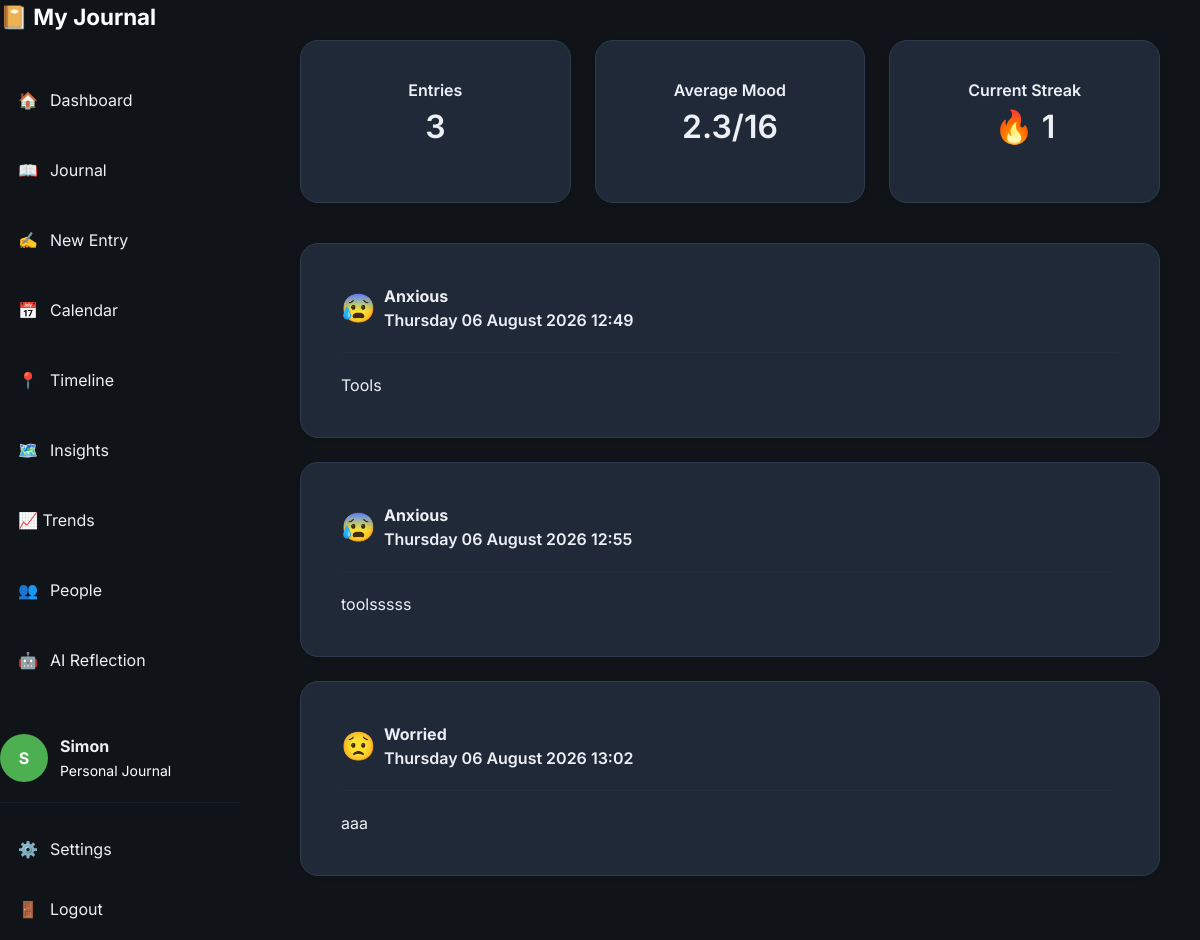
The page /dashboard (signed in) on the database its author committed.
### models/user.py (models this page shows)
class User(UserMixin, db.Model):
    id = db.Column(
        db.Integer,
        primary_key=True
    )
    username = db.Column(
        db.String(100),
        unique=True,
        nullable=False
    )
    display_name = db.Column(
    db.String(50),
    nullable=True
    )
    password_hash = db.Column(
        db.String(255),
        nullable=False
    )
    entries = db.relationship(
    "Entry",
    backref="author",
    lazy=True,
    cascade="all, delete-orphan"
)
    def __repr__(self):
        return f"<User {self.username}>"

### models/entry.py (models this page shows)
class Entry(db.Model):
    __tablename__ = "entry"
    id = db.Column(
        db.Integer,
        primary_key=True
    )
    tags = db.Column(
        db.String(500),
        nullable=True
    )
    mood_score = db.Column(
        db.Integer,
        nullable=False
    )
    content = db.Column(
        db.Text,
        nullable=False
    )
    created_at = db.Column(
        db.DateTime,
        default=datetime.utcnow
    )
    user_id = db.Column(
        db.Integer,
        db.ForeignKey("user.id"),
        nullable=False
    )
    is_timeline_event = db.Column(
    db.Boolean,
    default=False,
    nullable=False
    )
    people = db.relationship(
    "Person",
    secondary=entry_people,
    back_populates="entries"
    )
    relationship_score = db.Column(
    db.Integer
    )

### routes/dashboard.py (the view)
@dashboard_bp.route('/dashboard')
@login_required
def dashboard():
    stats = get_dashboard_stats(current_user)
    compass = generate_daily_compass(current_user)
    return render_template(
        "dashboard.html",
        **stats,
        moods = MOODS,
        compass = compass
    )

### routes/auth.py (called while the page is built)
@login_manager.user_loader
def load_user(user_id):
    return User.query.get(int(user_id))

### services/daily_compass_helper.py (called while the page is built, shortened)
def generate_daily_compass(user):
    today = date.today()
    existing = DailyCompass.query.filter_by(
        user_id=user.id,
        compass_date=today
    ).first()
    if existing:
        return {
            "title": existing.title,
            "icon": existing.icon,
            "observation": existing.observation,
            "focus": existing.focus,
            "question": existing.question,
            "confidence": existing.confidence
        }

### templates/dashboard.html (shortened to what this page needs)
{% extends "base.html" %}
{% block content %}
<div class="row mb-4">
    <div class="col-12 col-md-4 mb-3">
        <div class="card shadow-sm">
            <div class="card-body text-center">
                <h6 class="card-title">
                    Entries
                </h6>
                <h2>
                    {{ total_entries }}
                </h2>
            </div>
        </div>
    </div>
    <div class="col-12 col-md-4 mb-3">
        <div class="card shadow-sm">
            <div class="card-body text-center">
                <h6 class="card-title">
                    Average Mood
                </h6>
                <h2>
                    {{ average_mood }}/16
                </h2>
            </div>
        </div>
    </div>
    <div class="col-12 col-md-4 mb-3">
        <div class="card shadow-sm">
            <div class="card-body text-center">
                <h6 class="card-title">
                    Current Streak
                </h6>
                <h2>
                    🔥 {{ streak }}
                </h2>
            </div>
        </div>
    </div>
</div>
{% if entries %}
    {% for entry in entries %}
    <a href="{{ url_for('journal.view_entry', entry_id=entry.id) }}"
       class="text-decoration-none">
        <div class="card shadow-sm mb-4">
            <div class="card-body">
                <div class="d-flex align-items-center gap-2">
                    <span class="fs-3">
                        {{ moods[entry.mood_score].emoji }}
                    </span>
                    <div>
                        <strong>
                            {{ moods[entry.mood_score].name }}
                        </strong>
                        <br>
                        <small class="card-title">
                            {{ entry.created_at.strftime('%A %d %B %Y %H:%M') }}
                        </small>
                    </div>
                </div>
                <hr>
                {% if entry.content|length > 250 %}
                    {{ entry.content[:250] }}...
                {% else %}
                    {{ entry.content }}
                {% endif %}
            </div>
        </div>
    </a>
    {% endfor %}
{% endif %}
{% endblock %}

### templates/base.html (shortened to what this page needs)
<!DOCTYPE html>
<html lang="en">
<head>
    <link href="https://cdn.jsdelivr.net/npm/bootstrap@5.3.3/dist/css/bootstrap.min.css"
          rel="stylesheet">
    <link rel="stylesheet"
          href="{{ url_for('static', filename='css/variables.css') }}">
    <link rel="stylesheet"
          href="{{ url_for('static', filename='css/layout.css') }}">
    <link rel="stylesheet"
          href="{{ url_for('static', filename='css/components.css') }}">
    <link rel="stylesheet"
          href="{{ url_for('static', filename='css/style.css') }}">
    <link rel="stylesheet"
      href="{{ url_for('static', filename='css/trends.css') }}">
    <link rel="stylesheet"
      href="{{ url_for('static', filename='css/people.css') }}">
</head>
<body>
{% if current_user.is_authenticated %}
<div class="app-layout">
    <aside class="sidebar">
        <div class="sidebar-header">
            <a href="{{ url_for('dashboard.dashboard') }}"
               class="logo">
                📔
                <span>My Journal</span>
            </a>
        </div>
        <nav class="sidebar-nav">
            <a href="{{ url_for('dashboard.dashboard') }}"
               class="nav-item {% if request.endpoint == 'dashboard.dashboard' %}active{% endif %}">
                🏠
                <span>Dashboard</span>
            </a>
            <a href="{{ url_for('journal.journal') }}"
               class="nav-item {% if request.endpoint == 'journal.journal' %}active{% endif %}">
                📖
                <span>Journal</span>
            </a>
            <a href="{{ url_for('journal.new_entry') }}"
               class="nav-item {% if request.endpoint == 'journal.new_entry' %}active{% endif %}">
                ✍️
                <span>New Entry</span>
            </a>
            <a href="{{ url_for('calendar.calendar') }}"
               class="nav-item {% if request.endpoint == 'calendar.calendar' %}active{% endif %}">
                📅
                <span>Calendar</span>
            </a>
            <a href="{{ url_for('timeline.timeline') }}"
               class="nav-item {% if request.endpoint == 'timeline.timeline' %}active{% endif %}">
                📍
                <span>Timeline</span>
            </a>
            <a href="{{ url_for('insights.insights') }}"
               class="nav-item {% if request.endpoint == 'insights.insights' %}active{% endif %}">
                🗺️
                <span>Insights</span>
            </a>
            <a href="{{ url_for('trends.trends') }}" class="nav-item">
                <span>📈 Trends</span>
            </a>
            <a href="{{ url_for('people.people') }}" class="nav-item">
                    👥
                    <span>People</span>
            </a>
            <a href="{{ url_for('reflection.reflection') }}" class="nav-item">
                🤖
                <span>AI Reflection</span>
            </a>
        </nav>
        <div class="sidebar-footer">
            <div class="user-card">
                <div class="avatar">
                    {{ (current_user.display_name or current_user.username)[0]|upper }}
                </div>
                <div>
                    <strong>
                        {{ current_user.display_name or current_user.username }}
                    </strong>
                    <br>
                    <small>Personal Journal</small>
                </div>
            </div>
            <hr>
            <a href="{{ url_for('settings.settings') }}"
               class="nav-item">
                ⚙️
                <span>Settings</span>
            </a>
            <a href="{{ url_for('auth.logout') }}"
               class="nav-item">
                🚪
                <span>Logout</span>
            </a>
        </div>
    </aside>
    <main class="main-content">
        {% block content %}
        {% endblock %}
    </main>
</div>
{% endif %}
</body>
</html>

### static/css/variables.css (style rules this page uses)
:root { --bg:#101418; --sidebar:#18212d; --card:#202938; --card-hover:#293548; --input:#273244; --text:#ECEFF4; --muted:#ffffff; --text-muted:#ffffff; --heading:#FFFFFF; --accent:#4CAF50; --accent-hover:#43A047; --accent-light:#6FCF70; --success:#22C55E; --warning:#F59E0B; --danger:#EF4444; --info:#3B82F6; --border:#2E3B4E; --shadow-small: 0 4px 12px rgba(0,0,0,.15); --shadow-medium: 0 10px 25px rgba(0,0,0,.25); --shadow-large: 0 20px 40px rgba(0,0,0,.35); --radius-small:8px; --radius-medium:14px; --radius-large:20px; --radius-round:999px; --space-xs:6px; --space-sm:12px; --space-md:20px; --space-lg:32px; --space-xl:48px; --sidebar-width:260px; --transition-fast:.15s ease; --transition:.25s ease; --transition-slow:.4s ease; }

### static/css/layout.css (style rules this page uses)
body { margin:0; padding:0; min-height:100vh; background:var(--bg); color:var(--text); }
.app-layout { display:flex; min-height:100vh; }
.sidebar { position: fixed; top: 0; left: 0; bottom: 0; width: 260px; overflow-y: auto; overflow-x: hidden; }
.sidebar-header { margin-bottom:40px; }
.sidebar-nav { display:flex; flex-direction:column; gap:10px; flex:1; }
.sidebar-footer { margin-top:40px; }
.main-content { flex:1; margin-left:260px; padding:40px; overflow-y:auto; }
.sidebar { width:240px; transition:.3s; }

### static/css/components.css (style rules this page uses)
.card { background:var(--card); border:1px solid var(--border); border-radius:18px; padding:24px; transition:.2s ease; color:var(--text) }
.nav-item { display:flex; align-items:center; gap:12px; padding:14px 18px; margin-bottom:8px; border-radius:12px; text-decoration:none; color:var(--text); transition:.2s; }
.logo { font-size:1.4rem; font-weight:700; text-decoration:none; color:white; }
.user-card { display:flex; align-items:center; gap:12px; margin-top:auto; }
.avatar { width:48px; height:48px; border-radius:50%; background:var(--accent); color:white; display:flex; justify-content:center; align-items:center; font-weight:bold; }

### static/css/style.css (style rules this page uses)
* { box-sizing:border-box; }
body { font-family:'Inter',sans-serif; background:var(--bg); color:var(--text); margin:0; padding:0; overflow-x:hidden; }
h1,h2,h3,h4,h5,h6 { color:var(--text); font-weight:600; margin-bottom:15px; }
small { color:var(--muted); }
a { color:inherit; text-decoration:none; }
hr { border:none; border-top:1px solid var(--border); margin:20px 0; }
.card-title { color: var(--text); font-size:1rem; font-weight:600; }
button, a, .card, input, textarea, select { transition:.2s ease; }

### rows shown on the page
User: display_name+username "S", display_name+username "Simon"
Entry: mood_score "😰", mood_score "Anxious", created_at "Thursday 06 August 2026 12:49", content "Tools"
Entry: mood_score "😰", mood_score "Anxious", created_at "Thursday 06 August 2026 12:55", content "toolsssss"
Entry: mood_score "😟", mood_score "Worried", created_at "Thursday 06 August 2026 13:02", content "aaa"

### other values the page prints
{{ total_entries }} "3"
{{ average_mood }} "2.3"
{{ streak }} "1"
